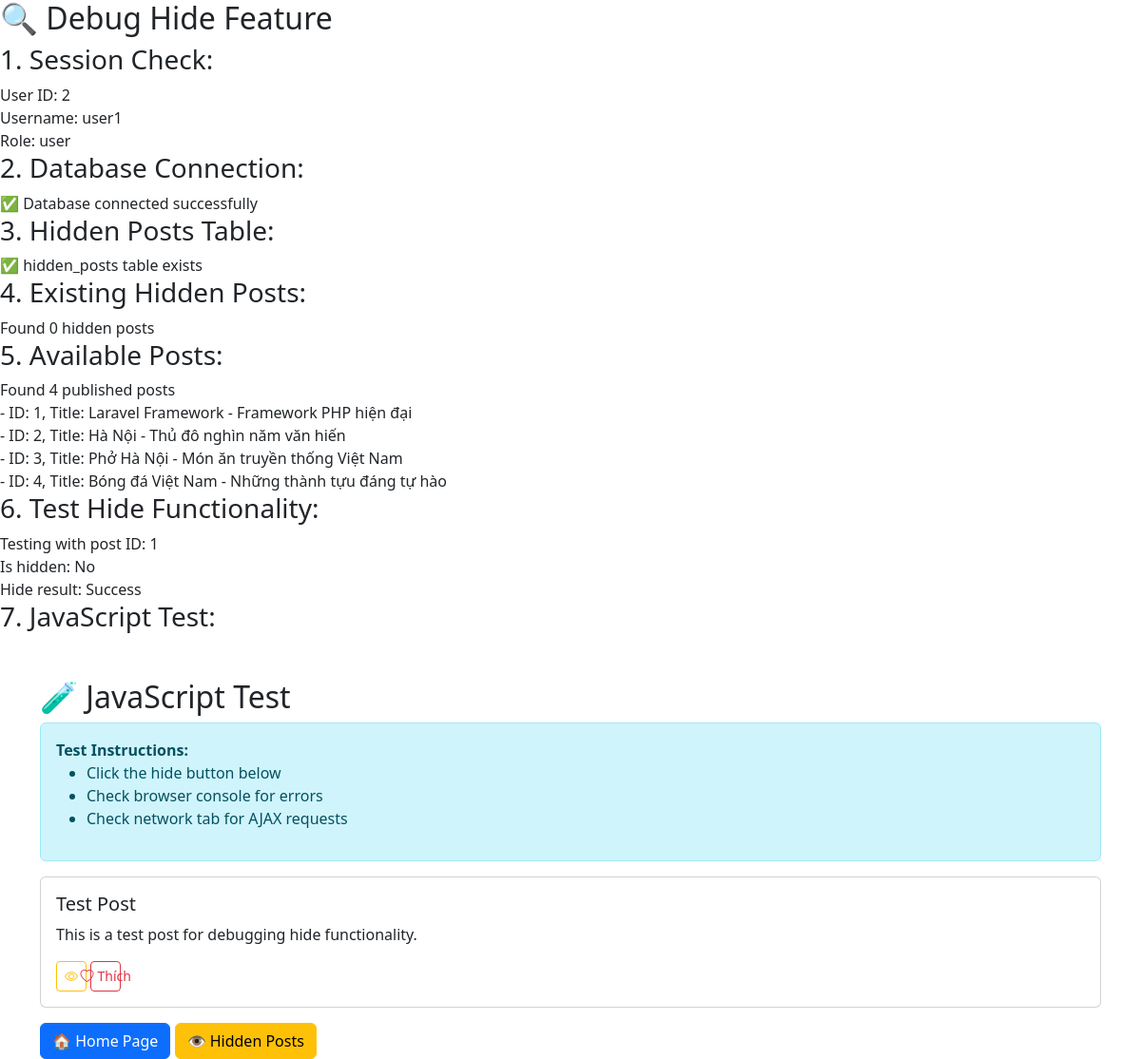
/public/debug_hide.php (signed in), run on the app's committed database.
### tables this page shows
CREATE TABLE posts (
    id INT AUTO_INCREMENT PRIMARY KEY,
    title VARCHAR(255) NOT NULL,
    slug VARCHAR(255) UNIQUE NOT NULL,
    content TEXT NOT NULL,
    excerpt TEXT,
    featured_image VARCHAR(255),
    status ENUM('published', 'draft') DEFAULT 'published',
    user_id INT NOT NULL,
    category_id INT,
    view_count INT DEFAULT 0,
    created_at TIMESTAMP DEFAULT CURRENT_TIMESTAMP,
    updated_at TIMESTAMP DEFAULT CURRENT_TIMESTAMP ON UPDATE CURRENT_TIMESTAMP,
    FOREIGN KEY (user_id) REFERENCES users(id) ON DELETE CASCADE,
    FOREIGN KEY (category_id) REFERENCES categories(id) ON DELETE SET NULL
);

### core/Database.php (called while the page is built, shortened)
<?php
class Database {
    private $conn;
    public function __construct() {
        $this->config = [
            'host' => 'localhost',
            'database' => 'blog',
            'username' => 'root',
            'password' => '',
            'charset' => 'utf8mb4'
        ];
        try {
            $dsn = "mysql:host={$this->config['host']};dbname={$this->config['database']};charset={$this->config['charset']}";
            $this->conn = new PDO($dsn, $this->config['username'], $this->config['password']);
            $this->conn->setAttribute(PDO::ATTR_ERRMODE, PDO::ERRMODE_EXCEPTION);
            $this->conn->setAttribute(PDO::ATTR_DEFAULT_FETCH_MODE, PDO::FETCH_ASSOC);
            $this->conn->exec("SET NAMES utf8mb4");
        }
        catch (PDOException $e) {
            die("Connection failed: " . $e->getMessage());
        }
    }
    public function query($sql, $param = []){
        try {
            $stmt = $this->conn->prepare($sql);
            $stmt->execute($param);
            return $stmt->fetchAll(PDO::FETCH_ASSOC);
        }
        catch (PDOException $e) {
            die ("query failed: " . $e->getMessage());
        }
    }
    public function execute($sql, $param = []) {
        try {
            $stmt = $this->conn->prepare($sql);
            return $stmt->execute($param);
        }catch (PDOException $e) {
            die ("execute failed: " . $e->getMessage());
        }
    }
}

### core/Model.php (called while the page is built, shortened)
<?php
require_once __DIR__ . '/Database.php';
class Model  {
    public function __construct($table) {
        $this->db = new Database();
    }
}

### models/HiddenPost.php (called while the page is built, shortened)
<?php
require_once __DIR__ . '/../core/Model.php';
class HiddenPost extends Model {
    public function hidePost($userId, $postId) {
        try {
            $existing = $this->db->query("SELECT id FROM hidden_posts WHERE user_id = ? AND post_id = ?", [$userId, $postId]);
            return $this->db->execute("INSERT INTO hidden_posts (user_id, post_id, hidden_at) VALUES (?, ?, NOW())", [$userId, $postId]);
        } catch (Exception $e) {
            error_log("Error hiding post: " . $e->getMessage());
            return false;
        }
    }
    public function isHidden($userId, $postId) {
        try {
            $result = $this->db->query("SELECT id FROM hidden_posts WHERE user_id = ? AND post_id = ?", [$userId, $postId]);
            return !empty($result);
        } catch (Exception $e) {
            error_log("Error checking hidden post: " . $e->getMessage());
            return false;
        }
    }
}
?>

### public/debug_hide.php (the view, shortened to what this page needs)
<?php
require_once '../config/database.php';
require_once '../models/HiddenPost.php';
$config = require '../config/database.php';
$pdo = new PDO("mysql:host=" . $config['host'] . ";dbname=" . $config['database'], $config['username'], $config['password']);
$pdo->setAttribute(PDO::ATTR_ERRMODE, PDO::ERRMODE_EXCEPTION);
$hiddenPostModel = new HiddenPost();
$userId = $_SESSION['user_id'];
echo "<h2>🔍 Debug Hide Feature</h2>";
echo "<h3>1. Session Check:</h3>";
echo "User ID: " . ($_SESSION['user_id'] ?? 'Not set') . "<br>";
echo "Username: " . ($_SESSION['username'] ?? 'Not set') . "<br>";
echo "Role: " . ($_SESSION['role'] ?? 'Not set') . "<br>";
echo "<h3>2. Database Connection:</h3>";
try {
    echo "✅ Database connected successfully<br>";
} catch (Exception $e) {
    echo "❌ Database error: " . $e->getMessage() . "<br>";
}
echo "<h3>3. Hidden Posts Table:</h3>";
try {
    $result = $pdo->query("SHOW TABLES LIKE 'hidden_posts'");
    if ($result->rowCount() > 0) {
        echo "✅ hidden_posts table exists<br>";
    } else {
        echo "❌ hidden_posts table does not exist<br>";
    }
} catch (Exception $e) {
    echo "❌ Error checking table: " . $e->getMessage() . "<br>";
}
echo "<h3>4. Existing Hidden Posts:</h3>";
try {
    $result = $pdo->query("SELECT * FROM hidden_posts LIMIT 5");
    $hiddenPosts = $result->fetchAll(PDO::FETCH_ASSOC);
    echo "Found " . count($hiddenPosts) . " hidden posts<br>";
} catch (Exception $e) {
    echo "❌ Error getting hidden posts: " . $e->getMessage() . "<br>";
}
echo "<h3>5. Available Posts:</h3>";
try {
    $result = $pdo->query("SELECT id, title FROM posts WHERE status = 'published' LIMIT 5");
    $posts = $result->fetchAll(PDO::FETCH_ASSOC);
    echo "Found " . count($posts) . " published posts<br>";
    foreach ($posts as $post) {
        echo "- ID: {$post['id']}, Title: {$post['title']}<br>";
    }
} catch (Exception $e) {
    echo "❌ Error getting posts: " . $e->getMessage() . "<br>";
}
echo "<h3>6. Test Hide Functionality:</h3>";
if (!empty($posts)) {
    $testPostId = $posts[0]['id'];
    echo "Testing with post ID: $testPostId<br>";
    $isHidden = $hiddenPostModel->isHidden($userId, $testPostId);
    echo "Is hidden: " . ($isHidden ? 'Yes' : 'No') . "<br>";
    if (!$isHidden) {
        $result = $hiddenPostModel->hidePost($userId, $testPostId);
        echo "Hide result: " . ($result ? 'Success' : 'Failed') . "<br>";
    } else {
        echo "Post is already hidden<br>";
    }
}
echo "<h3>7. JavaScript Test:</h3>";
?>
<!DOCTYPE html>
<html lang="vi">
<head>
    <link href="https://cdn.jsdelivr.net/npm/bootstrap@5.3.0/dist/css/bootstrap.min.css" rel="stylesheet">
    <link rel="stylesheet" href="https://cdn.jsdelivr.net/npm/bootstrap-icons/font/bootstrap-icons.css">
</head>
<body data-logged-in="true">
    <div class="container mt-5">
        <h2>🧪 JavaScript Test</h2>
        <div class="alert alert-info">
            <strong>Test Instructions:</strong>
            <ul>
                <li>Click the hide button below</li>
                <li>Check browser console for errors</li>
                <li>Check network tab for AJAX requests</li>
            </ul>
        </div>
        <div class="card">
            <div class="card-body">
                <h5 class="card-title">Test Post</h5>
                <p class="card-text">This is a test post for debugging hide functionality.</p>
                <button class="hide-btn btn btn-sm btn-outline-warning"
                        data-post-id="1"
                        title="Ẩn bài viết">
                    <span class="hide-icon">
                        <i class="bi bi-eye"></i>
                    </span>
                </button>
                <button class="like-btn btn btn-sm btn-outline-danger"
                        data-post-id="1"
                        title="Thích">
                    <span class="like-icon">
                        <i class="bi bi-heart"></i>
                    </span>
                    <span class="ms-1">Thích</span>
                </button>
            </div>
        </div>
        <div class="mt-3">
            <a href="http://localhost/Mini-4/public/" class="btn btn-primary">🏠 Home Page</a>
            <a href="http://localhost/Mini-4/public/hidden-posts" class="btn btn-warning">👁️ Hidden Posts</a>
        </div>
    </div>
</body>
</html>

### data on the page
posts: id "1", title "Laravel Framework - Framework PHP hiện đại"
posts: id "2", title "Hà Nội - Thủ đô nghìn năm văn hiến"
posts: id "3", title "Phở Hà Nội - Món ăn truyền thống Việt Nam"
posts: id "4", title "Bóng đá Việt Nam - Những thành tựu đáng tự hào"

### other printed values
$_SESSION['user_id'] "2"
$_SESSION['username'] "user1"
$_SESSION['role'] "user"
count($hiddenPosts) "0"
count($posts) "4"
